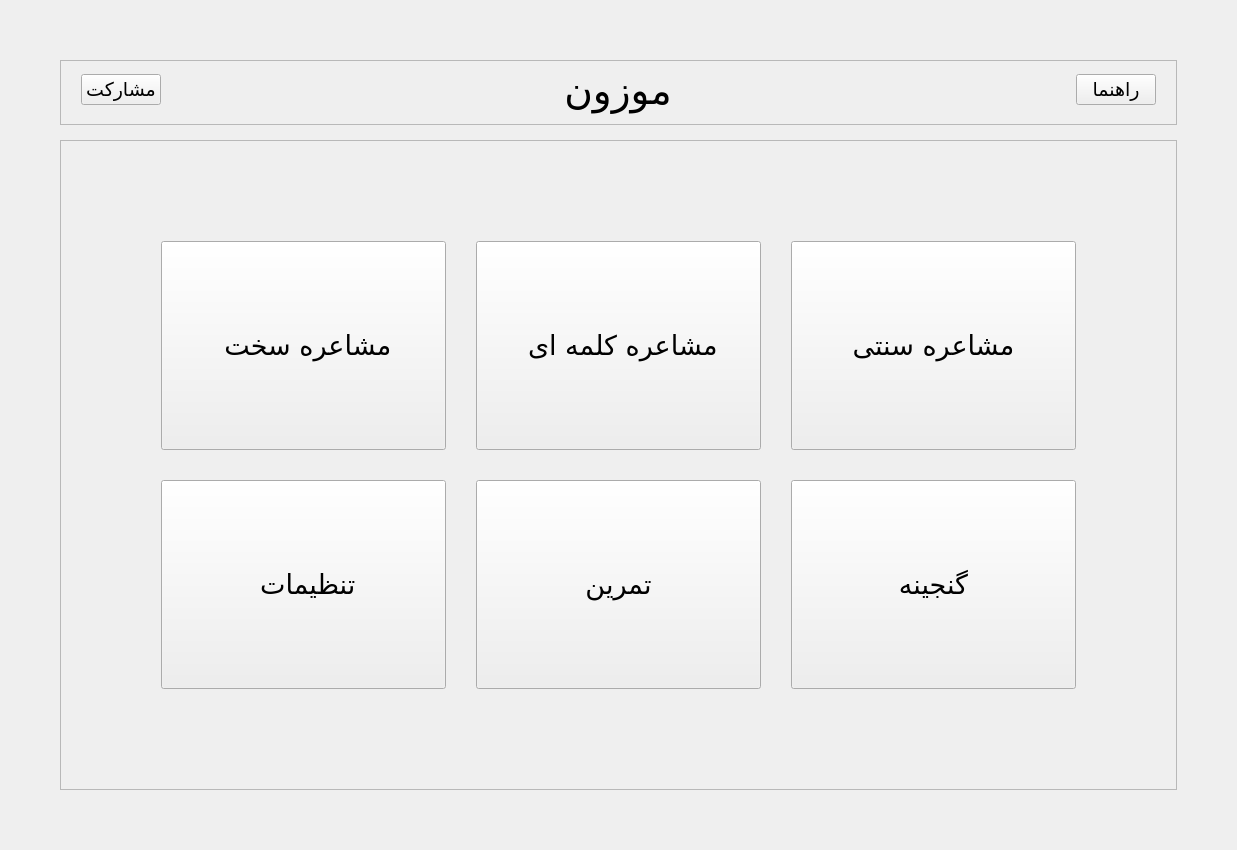
<?xml version="1.0" encoding="UTF-8"?>
<ui version="4.0">
 <class>MainWindow</class>
 <widget class="QWidget" name="MainWindow">
  <property name="geometry">
   <rect>
    <x>0</x>
    <y>0</y>
    <width>1237</width>
    <height>850</height>
   </rect>
  </property>
  <property name="windowTitle">
   <string>موزون</string>
  </property>
  <property name="windowIcon">
   <iconset>
    <normalon>../img/icons/mandala(1).png</normalon>
   </iconset>
  </property>
  <layout class="QVBoxLayout" name="verticalLayout">
   <property name="leftMargin">
    <number>0</number>
   </property>
   <property name="topMargin">
    <number>0</number>
   </property>
   <property name="rightMargin">
    <number>0</number>
   </property>
   <property name="bottomMargin">
    <number>0</number>
   </property>
   <item>
    <widget class="QWidget" name="body" native="true">
     <property name="styleSheet">
      <string notr="true"/>
     </property>
     <layout class="QVBoxLayout" name="verticalLayout_2" stretch="1,10">
      <property name="spacing">
       <number>15</number>
      </property>
      <property name="leftMargin">
       <number>60</number>
      </property>
      <property name="topMargin">
       <number>60</number>
      </property>
      <property name="rightMargin">
       <number>60</number>
      </property>
      <property name="bottomMargin">
       <number>60</number>
      </property>
      <item>
       <widget class="QFrame" name="header">
        <property name="styleSheet">
         <string notr="true"/>
        </property>
        <property name="frameShape">
         <enum>QFrame::StyledPanel</enum>
        </property>
        <property name="frameShadow">
         <enum>QFrame::Raised</enum>
        </property>
        <layout class="QHBoxLayout" name="horizontalLayout" stretch="0,10,0">
         <property name="leftMargin">
          <number>20</number>
         </property>
         <property name="topMargin">
          <number>0</number>
         </property>
         <property name="rightMargin">
          <number>20</number>
         </property>
         <property name="bottomMargin">
          <number>5</number>
         </property>
         <item>
          <widget class="QPushButton" name="contribute">
           <property name="font">
            <font>
             <family>Lalezar</family>
             <pointsize>14</pointsize>
            </font>
           </property>
           <property name="cursor">
            <cursorShape>PointingHandCursor</cursorShape>
           </property>
           <property name="styleSheet">
            <string notr="true"/>
           </property>
           <property name="text">
            <string>مشارکت</string>
           </property>
           <property name="icon">
            <iconset>
             <normaloff>../img/icons/contribute.png</normaloff>../img/icons/contribute.png</iconset>
           </property>
           <property name="iconSize">
            <size>
             <width>30</width>
             <height>30</height>
            </size>
           </property>
          </widget>
         </item>
         <item alignment="Qt::AlignHCenter">
          <widget class="QLabel" name="title">
           <property name="sizePolicy">
            <sizepolicy hsizetype="Preferred" vsizetype="Preferred">
             <horstretch>0</horstretch>
             <verstretch>0</verstretch>
            </sizepolicy>
           </property>
           <property name="font">
            <font>
             <family>Lalezar</family>
             <pointsize>29</pointsize>
            </font>
           </property>
           <property name="styleSheet">
            <string notr="true"/>
           </property>
           <property name="text">
            <string>موزون</string>
           </property>
           <property name="alignment">
            <set>Qt::AlignCenter</set>
           </property>
          </widget>
         </item>
         <item>
          <widget class="QPushButton" name="guid">
           <property name="font">
            <font>
             <family>Lalezar</family>
             <pointsize>14</pointsize>
            </font>
           </property>
           <property name="cursor">
            <cursorShape>PointingHandCursor</cursorShape>
           </property>
           <property name="styleSheet">
            <string notr="true"/>
           </property>
           <property name="text">
            <string>راهنما</string>
           </property>
           <property name="icon">
            <iconset>
             <normaloff>../img/icons/information.png</normaloff>../img/icons/information.png</iconset>
           </property>
           <property name="iconSize">
            <size>
             <width>30</width>
             <height>30</height>
            </size>
           </property>
          </widget>
         </item>
        </layout>
       </widget>
      </item>
      <item>
       <widget class="QFrame" name="menu">
        <property name="styleSheet">
         <string notr="true"/>
        </property>
        <property name="frameShape">
         <enum>QFrame::StyledPanel</enum>
        </property>
        <property name="frameShadow">
         <enum>QFrame::Raised</enum>
        </property>
        <layout class="QGridLayout" name="gridLayout">
         <property name="leftMargin">
          <number>100</number>
         </property>
         <property name="topMargin">
          <number>100</number>
         </property>
         <property name="rightMargin">
          <number>100</number>
         </property>
         <property name="bottomMargin">
          <number>100</number>
         </property>
         <property name="spacing">
          <number>30</number>
         </property>
         <item row="0" column="2">
          <widget class="QPushButton" name="traditional">
           <property name="sizePolicy">
            <sizepolicy hsizetype="Minimum" vsizetype="Preferred">
             <horstretch>0</horstretch>
             <verstretch>0</verstretch>
            </sizepolicy>
           </property>
           <property name="font">
            <font>
             <family>Lalezar</family>
             <pointsize>20</pointsize>
            </font>
           </property>
           <property name="cursor">
            <cursorShape>PointingHandCursor</cursorShape>
           </property>
           <property name="styleSheet">
            <string notr="true"/>
           </property>
           <property name="text">
            <string>مشاعره سنتی</string>
           </property>
           <property name="icon">
            <iconset>
             <normaloff>../img/icons/mandala.png</normaloff>../img/icons/mandala.png</iconset>
           </property>
           <property name="iconSize">
            <size>
             <width>50</width>
             <height>50</height>
            </size>
           </property>
          </widget>
         </item>
         <item row="1" column="2">
          <widget class="QPushButton" name="bank">
           <property name="sizePolicy">
            <sizepolicy hsizetype="Minimum" vsizetype="Preferred">
             <horstretch>0</horstretch>
             <verstretch>0</verstretch>
            </sizepolicy>
           </property>
           <property name="font">
            <font>
             <family>Lalezar</family>
             <pointsize>20</pointsize>
            </font>
           </property>
           <property name="cursor">
            <cursorShape>PointingHandCursor</cursorShape>
           </property>
           <property name="styleSheet">
            <string notr="true"/>
           </property>
           <property name="text">
            <string>گنجینه</string>
           </property>
           <property name="icon">
            <iconset>
             <normaloff>../img/icons/book.png</normaloff>../img/icons/book.png</iconset>
           </property>
           <property name="iconSize">
            <size>
             <width>45</width>
             <height>45</height>
            </size>
           </property>
          </widget>
         </item>
         <item row="0" column="0">
          <widget class="QPushButton" name="hard">
           <property name="sizePolicy">
            <sizepolicy hsizetype="Minimum" vsizetype="Preferred">
             <horstretch>0</horstretch>
             <verstretch>0</verstretch>
            </sizepolicy>
           </property>
           <property name="font">
            <font>
             <family>Lalezar</family>
             <pointsize>20</pointsize>
            </font>
           </property>
           <property name="cursor">
            <cursorShape>PointingHandCursor</cursorShape>
           </property>
           <property name="styleSheet">
            <string notr="true"/>
           </property>
           <property name="text">
            <string> مشاعره سخت</string>
           </property>
           <property name="icon">
            <iconset>
             <normaloff>../img/icons/speedometer.png</normaloff>../img/icons/speedometer.png</iconset>
           </property>
           <property name="iconSize">
            <size>
             <width>45</width>
             <height>45</height>
            </size>
           </property>
          </widget>
         </item>
         <item row="1" column="0">
          <widget class="QPushButton" name="settings">
           <property name="sizePolicy">
            <sizepolicy hsizetype="Minimum" vsizetype="Preferred">
             <horstretch>0</horstretch>
             <verstretch>0</verstretch>
            </sizepolicy>
           </property>
           <property name="font">
            <font>
             <family>Lalezar</family>
             <pointsize>20</pointsize>
            </font>
           </property>
           <property name="cursor">
            <cursorShape>PointingHandCursor</cursorShape>
           </property>
           <property name="styleSheet">
            <string notr="true"/>
           </property>
           <property name="text">
            <string> تنظیمات</string>
           </property>
           <property name="icon">
            <iconset>
             <normaloff>../img/icons/settings.png</normaloff>../img/icons/settings.png</iconset>
           </property>
           <property name="iconSize">
            <size>
             <width>40</width>
             <height>40</height>
            </size>
           </property>
          </widget>
         </item>
         <item row="0" column="1">
          <widget class="QPushButton" name="words">
           <property name="sizePolicy">
            <sizepolicy hsizetype="Minimum" vsizetype="Preferred">
             <horstretch>0</horstretch>
             <verstretch>0</verstretch>
            </sizepolicy>
           </property>
           <property name="font">
            <font>
             <family>Lalezar</family>
             <pointsize>20</pointsize>
            </font>
           </property>
           <property name="cursor">
            <cursorShape>PointingHandCursor</cursorShape>
           </property>
           <property name="styleSheet">
            <string notr="true"/>
           </property>
           <property name="text">
            <string> مشاعره کلمه ای</string>
           </property>
           <property name="icon">
            <iconset>
             <normaloff>../img/icons/speech.png</normaloff>../img/icons/speech.png</iconset>
           </property>
           <property name="iconSize">
            <size>
             <width>50</width>
             <height>50</height>
            </size>
           </property>
          </widget>
         </item>
         <item row="1" column="1">
          <widget class="QPushButton" name="practice">
           <property name="sizePolicy">
            <sizepolicy hsizetype="Minimum" vsizetype="Preferred">
             <horstretch>0</horstretch>
             <verstretch>0</verstretch>
            </sizepolicy>
           </property>
           <property name="font">
            <font>
             <family>Lalezar</family>
             <pointsize>20</pointsize>
            </font>
           </property>
           <property name="cursor">
            <cursorShape>PointingHandCursor</cursorShape>
           </property>
           <property name="styleSheet">
            <string notr="true"/>
           </property>
           <property name="text">
            <string>تمرین</string>
           </property>
           <property name="icon">
            <iconset>
             <normaloff>../img/icons/target-practice.png</normaloff>../img/icons/target-practice.png</iconset>
           </property>
           <property name="iconSize">
            <size>
             <width>60</width>
             <height>60</height>
            </size>
           </property>
          </widget>
         </item>
        </layout>
       </widget>
      </item>
     </layout>
    </widget>
   </item>
  </layout>
  <action name="actionjkjkk">
   <property name="text">
    <string>jkjkk</string>
   </property>
  </action>
 </widget>
 <resources>
  <include location="img/images.qrc"/>
 </resources>
 <connections/>
</ui>
